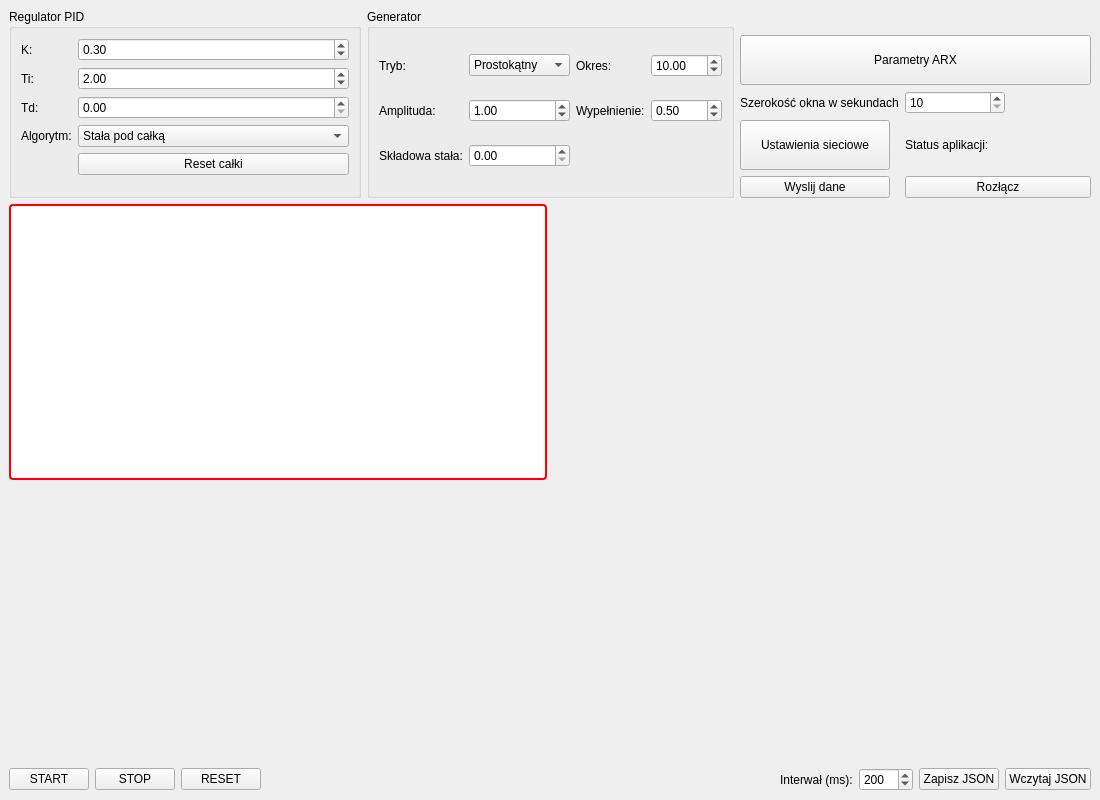
<?xml version="1.0" encoding="UTF-8"?>
<ui version="4.0">
 <class>MainWindow</class>
 <widget class="QMainWindow" name="MainWindow">
  <property name="geometry">
   <rect>
    <x>0</x>
    <y>0</y>
    <width>1100</width>
    <height>800</height>
   </rect>
  </property>
  <property name="minimumSize">
   <size>
    <width>0</width>
    <height>500</height>
   </size>
  </property>
  <property name="windowTitle">
   <string>Symulator UAR</string>
  </property>
  <widget class="QWidget" name="centralwidget">
   <layout class="QVBoxLayout" name="verticalLayout" stretch="0,1,0">
    <item>
     <layout class="QHBoxLayout" name="horizontalLayoutParams">
      <item>
       <widget class="QGroupBox" name="groupPID">
        <property name="title">
         <string>Regulator PID</string>
        </property>
        <layout class="QFormLayout" name="formLayoutPID">
         <item row="0" column="0">
          <widget class="QLabel" name="labelK">
           <property name="text">
            <string>K:</string>
           </property>
          </widget>
         </item>
         <item row="0" column="1">
          <widget class="QDoubleSpinBox" name="spinK">
           <property name="singleStep">
            <double>0.100000000000000</double>
           </property>
           <property name="value">
            <double>0.300000000000000</double>
           </property>
          </widget>
         </item>
         <item row="1" column="0">
          <widget class="QLabel" name="labelTi">
           <property name="text">
            <string>Ti:</string>
           </property>
          </widget>
         </item>
         <item row="1" column="1">
          <widget class="QDoubleSpinBox" name="spinTi">
           <property name="singleStep">
            <double>0.100000000000000</double>
           </property>
           <property name="value">
            <double>2.000000000000000</double>
           </property>
          </widget>
         </item>
         <item row="2" column="0">
          <widget class="QLabel" name="labelTd">
           <property name="text">
            <string>Td:</string>
           </property>
          </widget>
         </item>
         <item row="2" column="1">
          <widget class="QDoubleSpinBox" name="spinTd">
           <property name="singleStep">
            <double>0.100000000000000</double>
           </property>
          </widget>
         </item>
         <item row="3" column="0">
          <widget class="QLabel" name="labelPIDMethod">
           <property name="text">
            <string>Algorytm:</string>
           </property>
          </widget>
         </item>
         <item row="3" column="1">
          <widget class="QComboBox" name="comboPIDMethod">
           <item>
            <property name="text">
             <string>Stała pod całką</string>
            </property>
           </item>
           <item>
            <property name="text">
             <string>Stała przed całką</string>
            </property>
           </item>
          </widget>
         </item>
         <item row="4" column="1">
          <widget class="QPushButton" name="btnPIDReset">
           <property name="text">
            <string>Reset całki</string>
           </property>
          </widget>
         </item>
        </layout>
       </widget>
      </item>
      <item>
       <widget class="QGroupBox" name="groupGen">
        <property name="title">
         <string>Generator</string>
        </property>
        <layout class="QGridLayout" name="gridLayoutGen">
         <item row="0" column="1">
          <widget class="QComboBox" name="comboGenType">
           <item>
            <property name="text">
             <string>Prostokątny</string>
            </property>
           </item>
           <item>
            <property name="text">
             <string>Sinusoidalny</string>
            </property>
           </item>
          </widget>
         </item>
         <item row="1" column="0">
          <widget class="QLabel" name="lA">
           <property name="text">
            <string>Amplituda:</string>
           </property>
          </widget>
         </item>
         <item row="1" column="1">
          <widget class="QDoubleSpinBox" name="spinAmp">
           <property name="singleStep">
            <double>0.100000000000000</double>
           </property>
           <property name="value">
            <double>1.000000000000000</double>
           </property>
          </widget>
         </item>
         <item row="0" column="0">
          <widget class="QLabel" name="lT">
           <property name="text">
            <string>Tryb:</string>
           </property>
          </widget>
         </item>
         <item row="2" column="1">
          <widget class="QDoubleSpinBox" name="spinOffset">
           <property name="singleStep">
            <double>0.100000000000000</double>
           </property>
          </widget>
         </item>
         <item row="1" column="2">
          <widget class="QLabel" name="lP">
           <property name="text">
            <string>Wypełnienie:</string>
           </property>
          </widget>
         </item>
         <item row="0" column="2">
          <widget class="QLabel" name="lTT">
           <property name="text">
            <string>Okres:</string>
           </property>
          </widget>
         </item>
         <item row="2" column="0">
          <widget class="QLabel" name="lS">
           <property name="text">
            <string>Składowa stała:</string>
           </property>
          </widget>
         </item>
         <item row="0" column="3">
          <widget class="QDoubleSpinBox" name="spinOkres">
           <property name="maximum">
            <double>9999.000000000000000</double>
           </property>
           <property name="value">
            <double>10.000000000000000</double>
           </property>
          </widget>
         </item>
         <item row="1" column="3">
          <widget class="QDoubleSpinBox" name="spinFill">
           <property name="maximum">
            <double>1.000000000000000</double>
           </property>
           <property name="singleStep">
            <double>0.100000000000000</double>
           </property>
           <property name="value">
            <double>0.500000000000000</double>
           </property>
          </widget>
         </item>
        </layout>
       </widget>
      </item>
      <item>
       <layout class="QFormLayout" name="formLayout">
        <item row="1" column="0" colspan="2">
         <widget class="QPushButton" name="btnARX">
          <property name="minimumSize">
           <size>
            <width>150</width>
            <height>50</height>
           </size>
          </property>
          <property name="text">
           <string>Parametry ARX</string>
          </property>
         </widget>
        </item>
        <item row="3" column="0">
         <widget class="QLabel" name="labelWidth">
          <property name="text">
           <string>Szerokość okna w sekundach</string>
          </property>
         </widget>
        </item>
        <item row="3" column="1">
         <widget class="QSpinBox" name="spinWidth">
          <property name="maximumSize">
           <size>
            <width>100</width>
            <height>16777215</height>
           </size>
          </property>
          <property name="keyboardTracking">
           <bool>false</bool>
          </property>
          <property name="minimum">
           <number>10</number>
          </property>
          <property name="maximum">
           <number>50</number>
          </property>
         </widget>
        </item>
        <item row="0" column="0" colspan="2">
         <spacer name="verticalSpacer">
          <property name="orientation">
           <enum>Qt::Vertical</enum>
          </property>
          <property name="sizeType">
           <enum>QSizePolicy::Fixed</enum>
          </property>
          <property name="sizeHint" stdset="0">
           <size>
            <width>0</width>
            <height>20</height>
           </size>
          </property>
         </spacer>
        </item>
        <item row="4" column="0">
         <widget class="QPushButton" name="btnSiec">
          <property name="minimumSize">
           <size>
            <width>150</width>
            <height>50</height>
           </size>
          </property>
          <property name="maximumSize">
           <size>
            <width>16777215</width>
            <height>16777215</height>
           </size>
          </property>
          <property name="text">
           <string>Ustawienia sieciowe</string>
          </property>
         </widget>
        </item>
        <item row="4" column="1">
         <widget class="QLabel" name="statusLabel">
          <property name="text">
           <string>Status aplikacji: </string>
          </property>
         </widget>
        </item>
        <item row="5" column="1">
         <widget class="QPushButton" name="btnRozlacz">
          <property name="text">
           <string>Rozłącz</string>
          </property>
         </widget>
        </item>
        <item row="5" column="0">
         <widget class="QPushButton" name="btnWyslij">
          <property name="minimumSize">
           <size>
            <width>150</width>
            <height>0</height>
           </size>
          </property>
          <property name="text">
           <string>Wyslij dane</string>
          </property>
         </widget>
        </item>
       </layout>
      </item>
     </layout>
    </item>
    <item>
     <layout class="QGridLayout" name="gridLayoutCharts">
      <item row="0" column="0">
       <widget class="QFrame" name="framePlotY">
        <property name="styleSheet">
         <string notr="true">QFrame#framePlotY { border: 2px solid red; background-color: white; border-radius: 4px; }</string>
        </property>
        <layout class="QVBoxLayout" name="layoutPlotY">
         <property name="leftMargin">
          <number>2</number>
         </property>
         <property name="topMargin">
          <number>2</number>
         </property>
         <property name="rightMargin">
          <number>2</number>
         </property>
         <property name="bottomMargin">
          <number>2</number>
         </property>
        </layout>
       </widget>
      </item>
      <item row="0" column="1">
       <widget class="QFrame" name="framePlotError">
        <property name="autoFillBackground">
         <bool>false</bool>
        </property>
        <property name="styleSheet">
         <string notr="true"/>
        </property>
        <layout class="QVBoxLayout" name="layoutPlotError">
         <property name="leftMargin">
          <number>2</number>
         </property>
         <property name="topMargin">
          <number>2</number>
         </property>
         <property name="rightMargin">
          <number>2</number>
         </property>
         <property name="bottomMargin">
          <number>2</number>
         </property>
        </layout>
       </widget>
      </item>
      <item row="1" column="0">
       <widget class="QFrame" name="framePlotU">
        <property name="styleSheet">
         <string notr="true"/>
        </property>
        <layout class="QVBoxLayout" name="layoutPlotU">
         <property name="leftMargin">
          <number>2</number>
         </property>
         <property name="topMargin">
          <number>2</number>
         </property>
         <property name="rightMargin">
          <number>2</number>
         </property>
         <property name="bottomMargin">
          <number>2</number>
         </property>
        </layout>
       </widget>
      </item>
      <item row="1" column="1">
       <widget class="QFrame" name="framePlotUComp">
        <property name="styleSheet">
         <string notr="true"/>
        </property>
        <layout class="QVBoxLayout" name="layoutPlotUComp">
         <property name="leftMargin">
          <number>2</number>
         </property>
         <property name="topMargin">
          <number>2</number>
         </property>
         <property name="rightMargin">
          <number>2</number>
         </property>
         <property name="bottomMargin">
          <number>2</number>
         </property>
        </layout>
       </widget>
      </item>
     </layout>
    </item>
    <item>
     <layout class="QHBoxLayout" name="horizontalLayoutBtns">
      <item>
       <widget class="QPushButton" name="btnStart">
        <property name="text">
         <string>START</string>
        </property>
       </widget>
      </item>
      <item>
       <widget class="QPushButton" name="btnStop">
        <property name="text">
         <string>STOP</string>
        </property>
       </widget>
      </item>
      <item>
       <widget class="QPushButton" name="btnReset">
        <property name="text">
         <string>RESET</string>
        </property>
       </widget>
      </item>
      <item>
       <spacer name="spacer">
        <property name="orientation">
         <enum>Qt::Horizontal</enum>
        </property>
        <property name="sizeHint" stdset="0">
         <size>
          <width>0</width>
          <height>0</height>
         </size>
        </property>
       </spacer>
      </item>
      <item>
       <widget class="QStatusBar" name="StatusBar">
        <property name="styleSheet">
         <string>background: transparent;</string>
        </property>
        <property name="sizeGripEnabled">
         <bool>false</bool>
        </property>
       </widget>
      </item>
      <item>
       <spacer name="horizontalSpacer">
        <property name="orientation">
         <enum>Qt::Horizontal</enum>
        </property>
        <property name="sizeHint" stdset="0">
         <size>
          <width>40</width>
          <height>20</height>
         </size>
        </property>
       </spacer>
      </item>
      <item>
       <widget class="QLabel" name="lblInt">
        <property name="text">
         <string>Interwał (ms):</string>
        </property>
       </widget>
      </item>
      <item>
       <widget class="QSpinBox" name="spinInterval">
        <property name="keyboardTracking">
         <bool>false</bool>
        </property>
        <property name="minimum">
         <number>10</number>
        </property>
        <property name="maximum">
         <number>5000</number>
        </property>
        <property name="value">
         <number>200</number>
        </property>
       </widget>
      </item>
      <item>
       <widget class="QPushButton" name="btnSave">
        <property name="text">
         <string>Zapisz JSON</string>
        </property>
       </widget>
      </item>
      <item>
       <widget class="QPushButton" name="btnLoad">
        <property name="text">
         <string>Wczytaj JSON</string>
        </property>
       </widget>
      </item>
     </layout>
    </item>
   </layout>
  </widget>
 </widget>
 <resources/>
 <connections/>
</ui>
